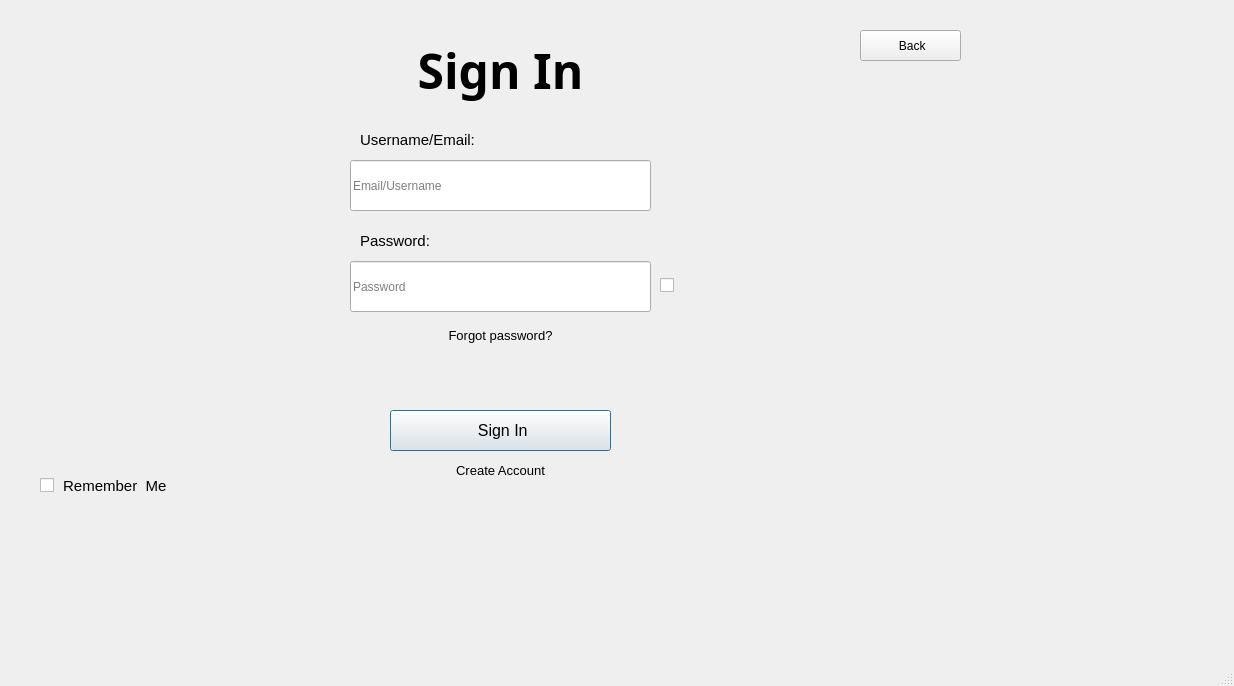
<?xml version='1.0' encoding='utf-8'?>
<ui version="4.0">
 <class>IdanCloud</class>
 <widget class="QMainWindow" name="IdanCloud">
  <property name="geometry">
   <rect>
    <x>0</x>
    <y>0</y>
    <width>1234</width>
    <height>686</height>
   </rect>
  </property>
  <property name="sizePolicy">
   <sizepolicy hsizetype="MinimumExpanding" vsizetype="MinimumExpanding">
    <horstretch>0</horstretch>
    <verstretch>0</verstretch>
   </sizepolicy>
  </property>
  <property name="acceptDrops">
   <bool>false</bool>
  </property>
  <property name="windowTitle">
   <string>IdanCloud</string>
  </property>
  <widget class="QWidget" name="centralwidget">
   <property name="sizePolicy">
    <sizepolicy hsizetype="Expanding" vsizetype="Expanding">
     <horstretch>5</horstretch>
     <verstretch>5</verstretch>
    </sizepolicy>
   </property>
   <widget class="QLabel" name="main_text">
    <property name="geometry">
     <rect>
      <x>210</x>
      <y>40</y>
      <width>581</width>
      <height>61</height>
     </rect>
    </property>
    <property name="font">
     <font>
      <family>Trebuchet MS</family>
      <pointsize>36</pointsize>
      <bold>true</bold>
     </font>
    </property>
    <property name="layoutDirection">
     <enum>Qt::LayoutDirection::LeftToRight</enum>
    </property>
    <property name="styleSheet">
     <string notr="true">.btn {
    margin: 1rem;
    font-size: 1.2rem;
    color: var(--text);
    padding: 0.7rem 2rem;
    border-radius: 30em;
    border-style: none;
    text-transform: uppercase;
    letter-spacing: 2px;
    background-color: transparent;
    box-shadow: 1px 1px 10px #000000;
    transition: all .3s ease;
    opacity: 0.8;
}</string>
    </property>
    <property name="text">
     <string>Sign In</string>
    </property>
    <property name="scaledContents">
     <bool>true</bool>
    </property>
    <property name="alignment">
     <set>Qt::AlignmentFlag::AlignCenter</set>
    </property>
   </widget>
   <widget class="QPushButton" name="login_button">
    <property name="geometry">
     <rect>
      <x>390</x>
      <y>410</y>
      <width>221</width>
      <height>41</height>
     </rect>
    </property>
    <property name="font">
     <font>
      <pointsize>12</pointsize>
     </font>
    </property>
    <property name="styleSheet">
     <string notr="true" />
    </property>
    <property name="text">
     <string> Sign In</string>
    </property>
    <property name="iconSize">
     <size>
      <width>20</width>
      <height>20</height>
     </size>
    </property>
    <property name="autoDefault">
     <bool>true</bool>
    </property>
    <property name="default">
     <bool>true</bool>
    </property>
    <property name="flat">
     <bool>false</bool>
    </property>
   </widget>
   <widget class="QLabel" name="passwor_label">
    <property name="geometry">
     <rect>
      <x>360</x>
      <y>231</y>
      <width>181</width>
      <height>21</height>
     </rect>
    </property>
    <property name="font">
     <font>
      <pointsize>11</pointsize>
     </font>
    </property>
    <property name="text">
     <string>&lt;html&gt;&lt;head/&gt;&lt;body&gt;&lt;p&gt;&lt;span&gt;Password:&lt;/span&gt;&lt;/p&gt;&lt;/body&gt;&lt;/html&gt;</string>
    </property>
    <property name="alignment">
     <set>Qt::AlignmentFlag::AlignLeading|Qt::AlignmentFlag::AlignLeft|Qt::AlignmentFlag::AlignVCenter</set>
    </property>
   </widget>
   <widget class="QLabel" name="user_label">
    <property name="geometry">
     <rect>
      <x>360</x>
      <y>130</y>
      <width>221</width>
      <height>21</height>
     </rect>
    </property>
    <property name="font">
     <font>
      <pointsize>11</pointsize>
     </font>
    </property>
    <property name="text">
     <string>&lt;html&gt;&lt;head/&gt;&lt;body&gt;&lt;p&gt;&lt;span&gt;Username/Email:&lt;/span&gt;&lt;/p&gt;&lt;/body&gt;&lt;/html&gt;</string>
    </property>
    <property name="alignment">
     <set>Qt::AlignmentFlag::AlignLeading|Qt::AlignmentFlag::AlignLeft|Qt::AlignmentFlag::AlignVCenter</set>
    </property>
   </widget>
   <widget class="QPushButton" name="back_button">
    <property name="geometry">
     <rect>
      <x>860</x>
      <y>30</y>
      <width>101</width>
      <height>31</height>
     </rect>
    </property>
    <property name="styleSheet">
     <string notr="true" />
    </property>
    <property name="text">
     <string> Back</string>
    </property>
    <property name="iconSize">
     <size>
      <width>20</width>
      <height>20</height>
     </size>
    </property>
   </widget>
   <widget class="QLineEdit" name="password">
    <property name="geometry">
     <rect>
      <x>350</x>
      <y>261</y>
      <width>301</width>
      <height>51</height>
     </rect>
    </property>
    <property name="toolTip">
     <string />
    </property>
    <property name="alignment">
     <set>Qt::AlignmentFlag::AlignLeading|Qt::AlignmentFlag::AlignLeft|Qt::AlignmentFlag::AlignVCenter</set>
    </property>
    <property name="placeholderText">
     <string>Password</string>
    </property>
   </widget>
   <widget class="QCheckBox" name="password_toggle">
    <property name="geometry">
     <rect>
      <x>660</x>
      <y>260</y>
      <width>41</width>
      <height>51</height>
     </rect>
    </property>
    <property name="font">
     <font>
      <pointsize>9</pointsize>
     </font>
    </property>
    <property name="text">
     <string />
    </property>
    <property name="tristate">
     <bool>false</bool>
    </property>
   </widget>
   <widget class="QLineEdit" name="credi">
    <property name="geometry">
     <rect>
      <x>350</x>
      <y>160</y>
      <width>301</width>
      <height>51</height>
     </rect>
    </property>
    <property name="text">
     <string />
    </property>
    <property name="alignment">
     <set>Qt::AlignmentFlag::AlignLeading|Qt::AlignmentFlag::AlignLeft|Qt::AlignmentFlag::AlignVCenter</set>
    </property>
    <property name="placeholderText">
     <string>Email/Username</string>
    </property>
   </widget>
   <widget class="QLabel" name="message">
    <property name="geometry">
     <rect>
      <x>10</x>
      <y>360</y>
      <width>981</width>
      <height>31</height>
     </rect>
    </property>
    <property name="text">
     <string />
    </property>
    <property name="alignment">
     <set>Qt::AlignmentFlag::AlignCenter</set>
    </property>
   </widget>
   <widget class="QPushButton" name="forgot_password_button">
    <property name="geometry">
     <rect>
      <x>410</x>
      <y>320</y>
      <width>181</width>
      <height>31</height>
     </rect>
    </property>
    <property name="font">
     <font>
      <pointsize>10</pointsize>
     </font>
    </property>
    <property name="text">
     <string>Forgot password?</string>
    </property>
    <property name="flat">
     <bool>true</bool>
    </property>
   </widget>
   <widget class="QPushButton" name="signup_button">
    <property name="geometry">
     <rect>
      <x>400</x>
      <y>460</y>
      <width>201</width>
      <height>21</height>
     </rect>
    </property>
    <property name="font">
     <font>
      <pointsize>10</pointsize>
     </font>
    </property>
    <property name="styleSheet">
     <string notr="true" />
    </property>
    <property name="text">
     <string>Create Account</string>
    </property>
    <property name="iconSize">
     <size>
      <width>20</width>
      <height>20</height>
     </size>
    </property>
    <property name="autoDefault">
     <bool>false</bool>
    </property>
    <property name="default">
     <bool>false</bool>
    </property>
    <property name="flat">
     <bool>true</bool>
    </property>
   </widget>
   <widget class="QCheckBox" name="remember">
    <property name="geometry">
     <rect>
      <x>40</x>
      <y>475</y>
      <width>261</width>
      <height>21</height>
     </rect>
    </property>
    <property name="font">
     <font>
      <pointsize>11</pointsize>
     </font>
    </property>
    <property name="text">
     <string> Remember  Me</string>
    </property>
   </widget>
  </widget>
  <widget class="QStatusBar" name="statusbar" />
 </widget>
 <resources />
 <connections />
</ui>
